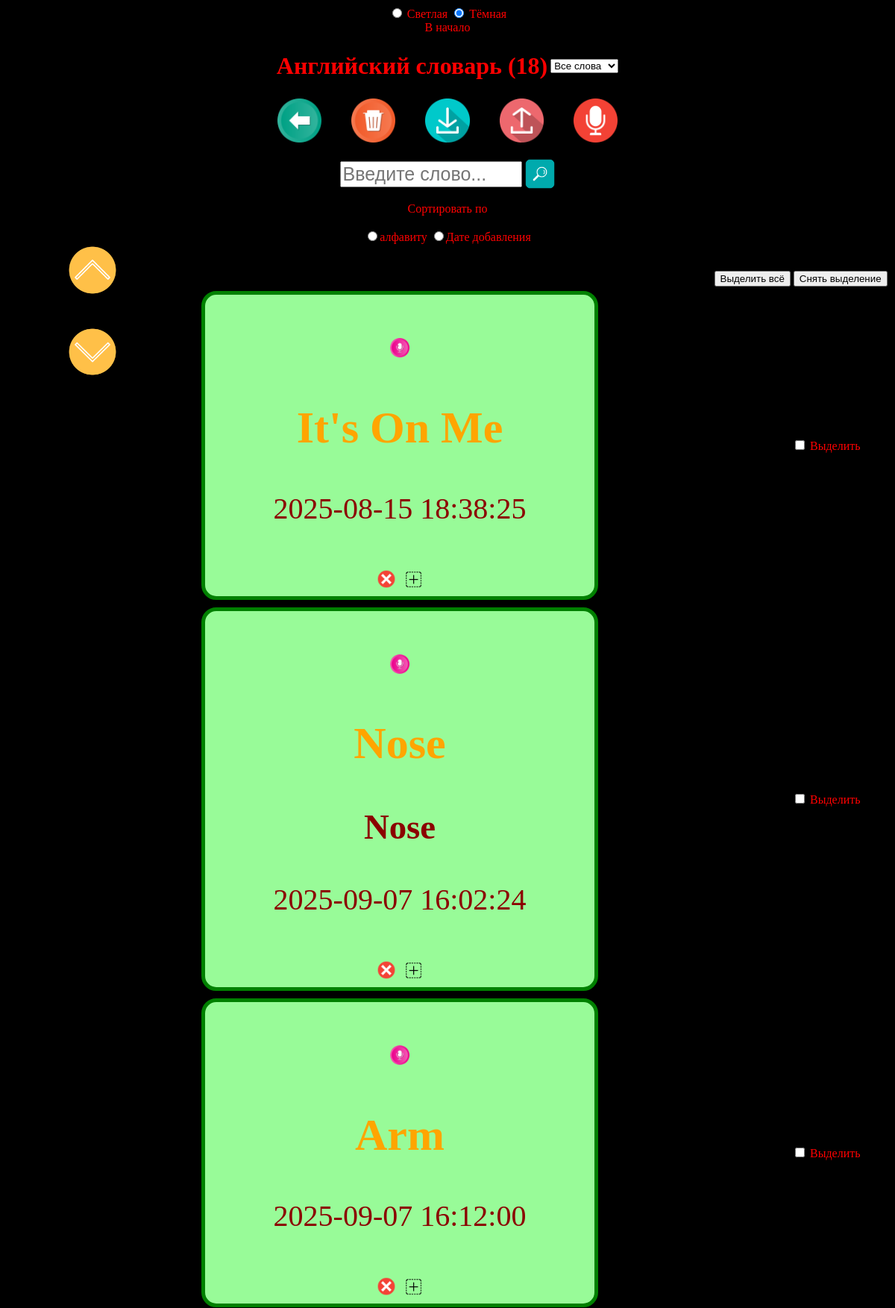
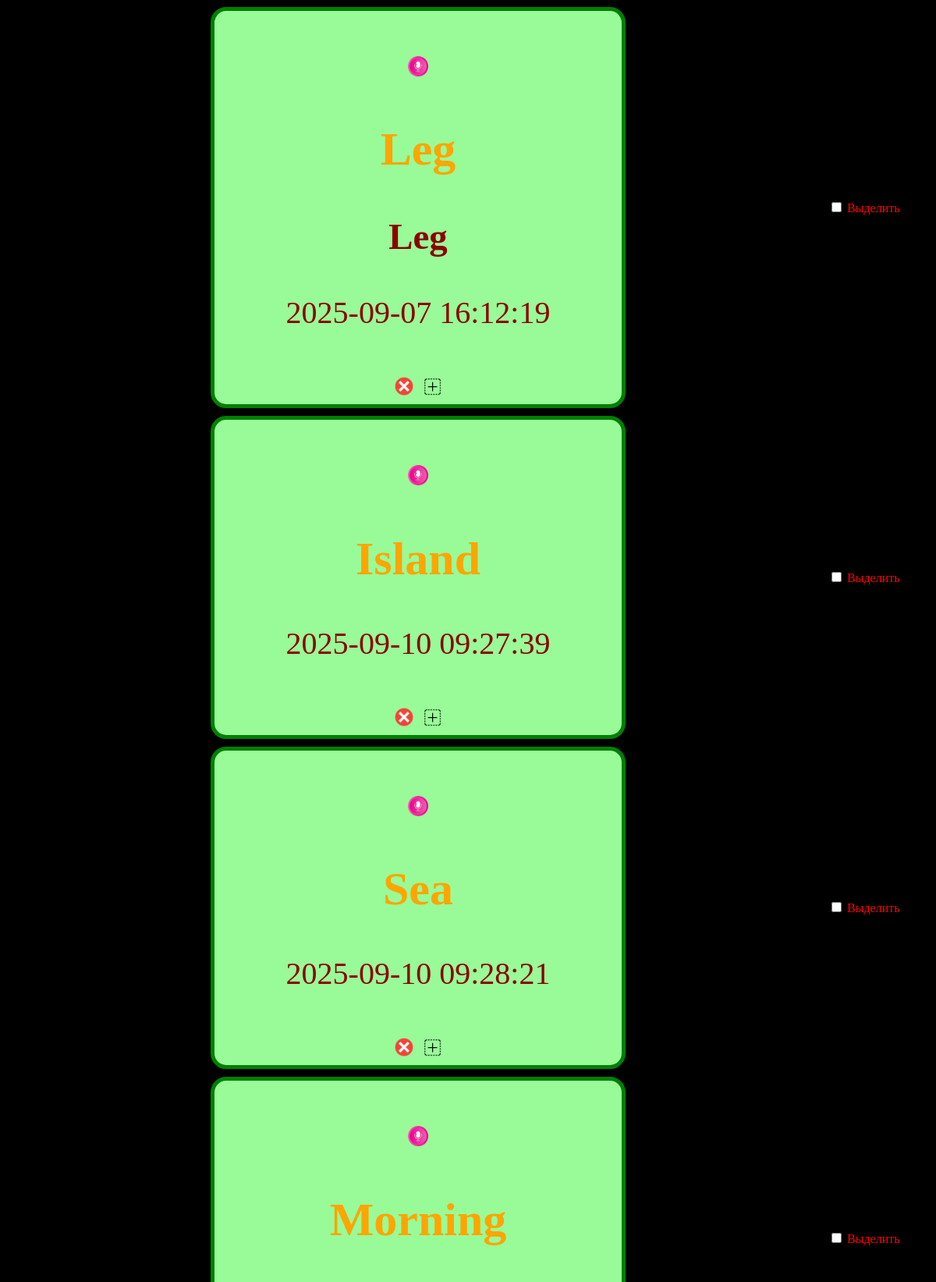
Screenshot of /dictionary/EN/ (upper part) with the database file from the repository (2 pictures, top to bottom).
### tables this page shows
CREATE TABLE words( id integer primary key autoincrement, original text, translate text, transcription varchar(50), lang varchar(2), date_to_add datetime default current_timestamp, is_forgotten integer default false, _group TEXT DEFAULT '');

### app.py (the view)
@app.route('/dictionary/<dictionary_lang_code>/', methods=['GET'])
def show_dictionary(dictionary_lang_code: str):
  db = help_funcs.connect_to_db()
  words = db.query_execute(queries.SELECT_ALL_WORDS_BY_LANG, params=(dictionary_lang_code,), is_fetch_all=True)
  return render_template('dictionary.html', words=words, dictionary_lang_name=ForeignLang.get_lang_by_code(dictionary_lang_code),
                         dictionary_lang_code=dictionary_lang_code, href_back='/dictionaries/')

### database/database.py (called while the page is built)
	def create_table(self, table_name: str, fields: Dict[str, str]):
		fields_str = '( '
		for field_name, field_type in fields.items():
			fields_str += field_name + ' ' + field_type + ', '
		fields_str = fields_str[:len(fields_str) - 2]
		fields_str += ');'
		query = f'CREATE TABLE IF NOT EXISTS {table_name}{fields_str}'
		self.__cursor.execute(query)
		self.__coon.commit()

	def query_execute(self, query: str, params: Union[List[Iterable], tuple] = None, is_ext=False, is_fetch_one=False, is_fetch_all=False):
		if is_ext:
			func = self.__cursor.executemany
		else:
			func = self.__cursor.execute
		if params:
			func(query, params)
		else:
			func(query)
		if is_fetch_one:
			data = self.__cursor.fetchone()
			return data
		elif is_fetch_all:
			data = self.__cursor.fetchall()
			return data
		else:
			self.__coon.commit()

	def __del__(self):
		self.__cursor.close()
		self.__coon.close()

### foreign_lang.py (called while the page is built)
	@staticmethod
	def get_lang_by_code(code: str, word_end=None) -> Union[str, None]:
		for _lang in ForeignLang:
			if code == _lang.name:
				val = _lang.value
				return val if word_end is None else (val[:-len(word_end)] + word_end) if val.endswith('кий') else val
		return None

### help_funcs.py (called while the page is built)
def connect_to_db(db_name: str = config.PATH_TO_DB) -> database.DB:
	db = database.DB(db_name)
	return db

### templates/dictionary.html (shortened to what this page needs)
<!DOCTYPE html>
<html lang="en">
<head>
    <link rel="stylesheet" href="{{ url_for('static', filename='css/dictionary.css') }}">
    <link rel="stylesheet" href="{{ url_for('static', filename='css/index.css') }}">
</head>
<body oncontextmenu="return false;">
    {% if upload_new_words %}
        <script>
            alert('Слова успешно загружены!');
            window.location.href = '/dictionary/{{lang}}/';
        </script>
    {% else %}
        <div class="container">
            {% include 'theme.html' %}
            <table align="center">
                <tr>
                    <td>
                        <h1 id="total-words">{{ 'Найдено' if is_search else dictionary_lang_name + ' словарь' }} ({{words|length}})</h1>
                    </td>
                    <td>
                        <select id="groups-selector" onchange="showWordsByGroup(this.value, 'dict');">
                            <option value="all">Все слова</option>
                        </select>
                    </td>
                </tr>
            </table>
            {% if words|length > 0 %}
                <a href="/dictionaries/"><img title="К выбору словаря" src="{{url_for('static', filename='img/back_icon.png')}}"></a>
                <img title="Удалить всё" src="{{url_for('static', filename='img/delete_all_icon.png')}}" onclick="deleteWord(0, '', '{{dictionary_lang_code}}');">
                <a href="/dictionary/{{dictionary_lang_code}}/download/"><img title="Скачать словарь" src="{{url_for('static', filename='img/download_icon.png')}}"></a>
                <a href="/dictionary/{{dictionary_lang_code}}/upload/"><img title="Загрузить словарь" src="{{url_for('static', filename='img/upload_icon.png')}}"></a>
                <img id="saying-words-img" title="Произнести все слова по порядку" src="{{url_for('static', filename='img/start_saying_words.png')}}" onclick="startStopSayingAllWords();">
                <br><br>
                <input id="original-input-word" type="text" placeholder="Введите слово...">
                <img id="search-img" title="Поиск" src="{{url_for('static', filename='img/search_icon.png')}}" onclick="findWordCard(wordCards, true);">
                <br><br>
                <label>Сортировать по</label><br><br>
                <input id="alphabet" type="radio" value="alphabet" name="sort_by" onclick="sortWords();"><label for="alphabet">алфавиту</label>
                <input id="date_to_add" type="radio" value="date_to_add" name="sort_by" onclick="sortWords('date');"><label for="date_to_add">Дате добавления</label>
                {% include 'up_down_scroll.html' %}
                <br><br><br>
                <div style="margin-left: 80%;">
                    <input type="button" value="Выделить всё" onclick="checkedWords.forEach(item => item.checked = true);">
                    <input type="button" value="Снять выделение" onclick="checkedWords.forEach(item => item.checked = false);">
                </div>
            {% else %}
                <a href="/dictionary/{{dictionary_lang_code}}/upload/"><img title="Загрузить словарь" src="{{url_for('static', filename='img/upload_icon.png')}}"></a>
            {% endif %}
            <table id="words-table">
                {% for word in words %}
                <tr>
                    <td>
                        <div class="main-card">
                            <table>
                                <tr>
                                    <td>
                                        <div class="word-card">
                                            <br>
                                            <img class="word-say" id="say_word_{{word.0}}" title="Произнести на {{dictionary_lang_code}}" src="{{url_for('static', filename='img/say_word_icon.png')}}">
                                            <h2 class="word" title="Клик для перевода" data-trans="{{word.2}}" onclick="swapWords(this);" oncontextmenu="copyTextToClipBoard(this.innerHTML);">{{word.1}}</h2>
                                            <h3 class="transcription">{{word.3 if word.3 else ''}}</h3>
                                            <label class="date-to-add">{{word.5}}</label><br><br>
                                            <img class="word-delete" title="Удалить" id="del_word_{{word.0}}" src="{{url_for('static', filename='img/delete_word_icon.png')}}"/>
                                            <a class="word-change" id="link_word_{{word.0}}"><img title="Изменить" src="{{url_for('static', filename='img/change_word_icon.png')}}"/></a>
                                        </div>
                                    </td>
                                    <td>
                                        <div>
                                            <input id="word-{{loop.index0}}" class="word-checker" type="checkbox">
                                            <label for="word-{{loop.index0}}">Выделить</label>
                                        </div>
                                    </td>
                                </tr>
                            </table>
                        </div>
                    </td>
                </tr>
                {% endfor %}
            </table>
            <hr><br><br><br>
        </div>
    {% endif %}
</body>
</html>

### static/css/dictionary.css (style rules this page uses)
body { background: black; }
.container { color: red; text-align: center; }
#words-table { width: 100%; text-align: center; }
.date-to-add { color: DarkRed; }
.word { cursor: pointer; }
.transcription { color: DarkRed; }
#search-img { width: 40px; height: 40px; vertical-align: middle; }

### static/css/index.css (style rules this page uses)
body { background: black; }
.container { color: red; text-align: center; }
a { text-decoration:none; color: black; }

### rows the page displays
words: original "It's On Me", date_to_add "2025-08-15 18:38:25"
words: original "Nose", transcription "Nose", date_to_add "2025-09-07 16:02:24"
words: original "Arm", date_to_add "2025-09-07 16:12:00"
words: original "Leg", transcription "Leg", date_to_add "2025-09-07 16:12:19"
words: original "Island", date_to_add "2025-09-10 09:27:39"
words: original "Sea", date_to_add "2025-09-10 09:28:21"
words: original "Morning"

### other values shown
{{ 'Найдено' if is_search else dictionary_lang_name + ' словарь' }} "Английский словарь"
{{ words|length }} "18"
